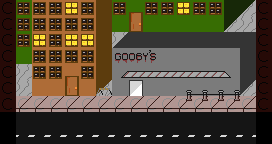

Below is a game level as drawn by its tile map, then a one-line description and the .tmx file that defines it, in full:
An orthogonal 17x9 tile map with 16x16 px tiles, 4 tile layers (ground-back, background, items, collision) and 6 objects (bouncer-one, bouncer-two, dancing-woman, chris, alley, ...).

<map version="1.4" tiledversion="1.4.1" orientation="orthogonal" renderorder="right-down" width="17" height="9" tilewidth="16" tileheight="16" infinite="0" nextlayerid="14" nextobjectid="18">
 <tileset firstgid="1" name="tiles" tilewidth="16" tileheight="16" tilecount="192" columns="12">
  <image source="../../images/tilesets/tiles.png" width="192" height="256" />
 </tileset>
 <layer id="4" name="ground-back" width="17" height="9">
  <data encoding="csv">
0,0,0,0,0,0,0,0,0,0,0,0,0,0,0,116,0,
0,0,0,0,0,0,0,0,0,0,0,0,0,0,116,116,0,
0,0,0,0,0,0,0,116,0,0,0,0,0,0,0,0,0,
0,0,0,0,0,0,0,0,0,0,0,0,0,0,0,0,0,
0,116,0,0,0,0,0,0,0,0,0,0,0,0,0,0,0,
0,116,0,0,0,0,119,0,0,0,0,0,0,0,0,119,0,
0,0,0,0,0,0,0,0,0,0,0,0,0,0,0,0,0,
0,0,0,0,0,0,0,0,0,0,0,0,0,0,0,0,0,
0,0,0,0,0,0,0,0,0,0,0,0,0,0,0,0,0
</data>
 </layer>
 <layer id="1" name="background" width="17" height="9">
  <data encoding="csv">
0,131,128,128,128,128,115,131,131,131,131,131,131,131,118,132,0,
0,131,128,128,128,128,115,131,131,131,131,131,131,131,132,0,0,
0,131,128,128,128,128,115,141,139,139,139,139,139,139,139,139,0,
0,131,128,128,128,128,115,152,152,152,152,152,152,152,152,139,0,
0,0,128,128,128,128,115,152,152,152,152,152,152,152,152,139,0,
0,0,128,128,128,128,129,152,152,152,152,152,152,152,152,153,0,
0,8,8,8,8,8,8,8,8,8,8,8,8,8,8,8,0,
0,40,40,40,40,40,40,40,40,40,40,40,40,40,40,40,0,
0,41,41,41,41,41,41,41,41,41,41,41,41,41,41,41,0
</data>
 </layer>
 <layer id="7" name="items" width="17" height="9">
  <data encoding="csv">
0,57,57,57,186,57,0,57,67,57,57,186,57,57,0,0,0,
0,57,57,57,57,57,0,0,79,0,0,0,0,0,0,0,0,
0,57,186,57,186,186,0,0,0,0,0,0,0,0,0,0,0,
0,0,57,57,57,57,0,142,143,144,0,0,0,0,0,0,0,
0,0,57,57,67,57,0,154,155,155,155,155,155,155,156,0,0,
0,0,0,0,79,0,174,0,168,0,0,166,167,167,167,0,0,
0,0,0,0,0,0,0,0,0,0,0,178,179,179,179,0,0,
0,0,0,0,0,0,0,0,0,0,0,0,0,0,0,0,0,
0,0,0,0,0,0,0,0,0,0,0,0,0,0,0,0,0
</data>
 </layer>
 <layer id="2" name="collision" width="17" height="9" opacity="0.17">
  <data encoding="csv">
29,0,0,0,0,0,0,0,0,0,0,0,0,0,0,0,29,
29,0,0,0,0,0,0,0,0,0,0,0,0,0,0,0,29,
29,0,0,0,0,0,0,0,0,0,0,0,0,0,0,0,29,
29,0,0,0,0,0,0,0,0,0,0,0,0,0,0,0,29,
29,0,0,0,0,0,0,0,0,0,0,0,0,0,0,0,29,
29,0,0,0,0,0,0,0,0,0,0,0,0,0,0,0,29,
29,29,29,29,29,29,29,29,29,29,29,29,29,29,29,29,29,
0,0,0,0,0,0,0,0,0,0,0,0,0,0,0,0,0,
0,0,0,0,0,0,0,0,0,0,0,0,0,0,0,0,0
</data>
 </layer>
 <objectgroup id="11" name="npcs">
  <object id="10" name="bouncer-one" x="150" y="83">
   <point />
  </object>
  <object id="13" name="bouncer-two" x="114" y="83">
   <point />
  </object>
  <object id="16" name="dancing-woman" x="83" y="82">
   <point />
  </object>
  <object id="17" name="chris" x="172" y="83">
   <point />
  </object>
 </objectgroup>
 <objectgroup id="13" name="hard-exits">
  <object id="14" name="alley" x="18" y="91">
   <properties>
    <property name="from" value="left" />
   </properties>
   <point />
  </object>
  <object id="15" name="dock" x="248" y="91">
   <properties>
    <property name="from" value="right" />
   </properties>
   <point />
  </object>
 </objectgroup>
</map>
